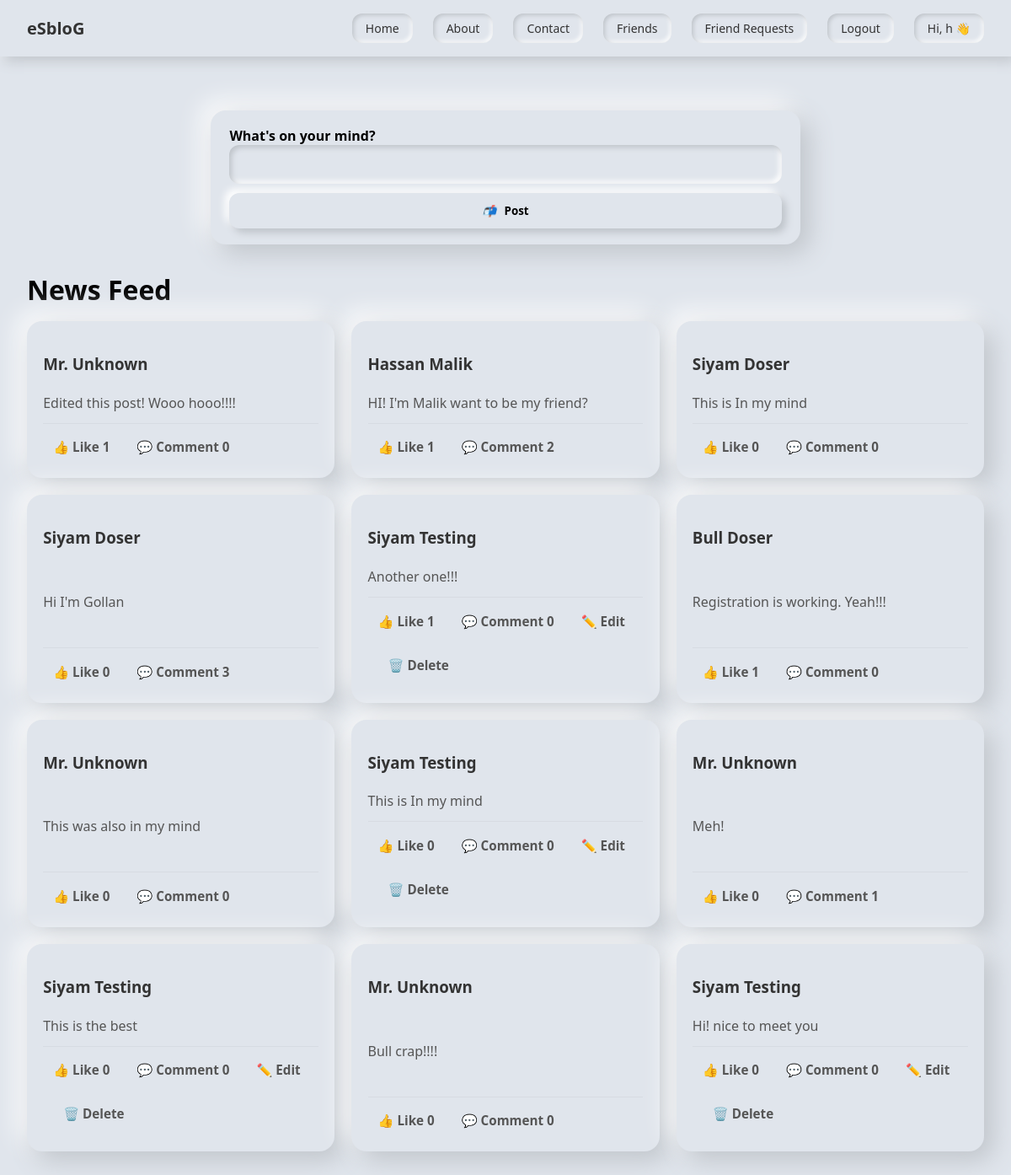
/dashboard/dash/ (signed in), run on the app's committed database.
### dashboard/models.py (models this page shows, shortened)
class User_posts(models.Model):
    id = models.AutoField(primary_key=True)
    u_name = models.ForeignKey(Login_info_new_p,on_delete=models.CASCADE)
    post = models.CharField(max_length=100)
    create_at = models.DateTimeField(auto_now_add=True)

### dashboard/views.py (the view)
# urls.py: path('dash/',views.demo,name="home"),
def demo(request):
    U_id = request.session.get('user_id')
    posts = User_posts.objects.all().order_by('-create_at')
    post_data = []
    for post in posts:
        log_user = post.u_name
        post_data.append({
            "id": post.id,
            "name": f"{log_user.fname} {log_user.lname}",
            "post": post.post,
            "likes": Like.objects.filter(post=post).count(),
            "comments": User_comment.objects.filter(post=post).count(),
            "is_owner": (U_id == log_user.id),  # True/False
        })
    return render(request, "dashboard/landing_page.html", {"posts": post_data})

### dashboard/templates/dashboard/landing_page.html (shortened to what this page needs)
{% include "dashboard/header.html" %}
<div class="page">
  <form id="postForm" method="POST" action="{% url 'add_post' %}" class="card composer">
    <div class="input-group">
      <label>What's on your mind?</label>
      <input type="text" name="post" required />
    </div>
    <button type="submit" class="action-btn">
      <i>📬</i> Post
    </button>
  </form>
  <h1 style="margin: 1rem 0;">News Feed</h1>
  <div class="feed-grid">
    {% for post in posts %}
    <div class="post-card">
      <h3 class="username">{{ post.name }}</h3>
      <p class="content">{{ post.post }}</p>
      <div class="actions">
        <button class="like-btn" data-id="{{ post.id }}">👍 Like {{ post.likes }}</button>
        <a class="comment-btn" href="{% url 'add_comment' post.id %}">💬 Comment {{ post.comments }}</a>
        {% if post.is_owner %}
          <a class="edit-btn" href="{% url 'edit_post' post.id %}">✏️ Edit</a>
          <form method="POST" action="{% url 'delete_post' post.id %}">
            <button type="submit" class="delete-btn">🗑️ Delete</button>
          </form>
        {% endif %}
      </div>
    </div>
    {% endfor %}
  </div>
</div>
{% include "dashboard/footer.html" %}

### dashboard/templates/dashboard/header.html (style rules this page uses)
* { box-sizing: border-box; font-family: 'Segoe UI', sans-serif; }
body { background: #e0e5ec; display: flex; flex-direction: column; align-items: center; min-height: 100vh; margin: 0; }

### dashboard/templates/dashboard/landing_page.html (style rules this page uses)
.page { max-width: 1200px; margin: 2rem auto; padding: 0 16px; }
.card { background: #e0e5ec; padding: 1.2rem 1.4rem; border-radius: 18px; box-shadow: 10px 10px 30px #bec3c9, -10px -10px 30px #ffffff; }
.composer { margin-bottom: 2rem; max-width: 700px; margin-left: auto; margin-right: auto; }
.composer .input-group label { font-weight: 600; }
.composer .input-group input { width: 100%; padding: 0.8rem 1rem; border-radius: 12px; border: none; background: #e0e5ec; box-shadow: inset 3px 3px 6px #bec3c9, inset -3px -3px 6px #ffffff; font-size: 15px; }
.action-btn { width: 100%; padding: 0.75rem 1rem; border: none; margin-top: 0.7rem; border-radius: 12px; background: #e0e5ec; box-shadow: 5px 5px 10px #bec3c9, -5px -5px 10px #ffffff; font-weight: 700; cursor: pointer; }
.action-btn i { margin-right: 6px; }
.feed-grid { display: grid; gap: 20px; grid-template-columns: repeat(1, 1fr); }
@media (min-width: 700px) { .feed-grid { grid-template-columns: repeat(2, 1fr); } }
@media (min-width: 1024px) { .feed-grid { grid-template-columns: repeat(3, 1fr); } }
.post-card { background: #e0e5ec; padding: 1.2rem; border-radius: 18px; box-shadow: 10px 10px 30px #bec3c9, -10px -10px 30px #ffffff; display: flex; flex-direction: column; justify-content: space-between; }
.username { font-weight: 700; margin-bottom: 0.35rem; color: #333; }
.content { color: #555; line-height: 1.5; margin-bottom: 0.75rem; }
.actions { display: flex; flex-wrap: wrap; gap: 8px; border-top: 1px solid #d7dbe2; padding-top: 0.6rem; }
.actions button, .actions a, .actions form { display: inline-flex; align-items: center; justify-content: center; gap: 4px; padding: 0.5rem 0.75rem; border-radius: 10px; border: none; background: none; cursor: pointer; font-size: 0.95rem; font-weight: 600; color: #555; text-decoration: none; }
.actions form { margin: 0; }
a { text-decoration: none; color: inherit; }

### data on the page
User_posts: post "Edited this post! Wooo hooo!!!!"
User_posts: post "HI! I'm Malik want to be my friend?"
User_posts: post "This is In my mind"
User_posts: post "Hi I'm Gollan"
User_posts: post "Another one!!!"
User_posts: post "Registration is working. Yeah!!!"
User_posts: post "This was also in my mind"
User_posts: post "This is In my mind"
User_posts: post "Meh!"
User_posts: post "This is the best"
User_posts: post "Bull crap!!!!"
User_posts: post "Hi! nice to meet you"

### other printed values
{{ request.session.name }} "h"
{{ post.name }} "Mr. Unknown" "Hassan Malik" "Siyam Doser" "Siyam Doser" "Siyam Testing" "Bull Doser" "Mr. Unknown" "Siyam Testing" "Mr. Unknown" "Siyam Testing" "Mr. Unknown" "Siyam Testing"
{{ post.likes }} "1" "1" "0" "0" "1" "1" "0" "0" "0" "0" "0" "0"
{{ post.comments }} "0" "2" "0" "3" "0" "0" "0" "0" "1" "0" "0" "0"
